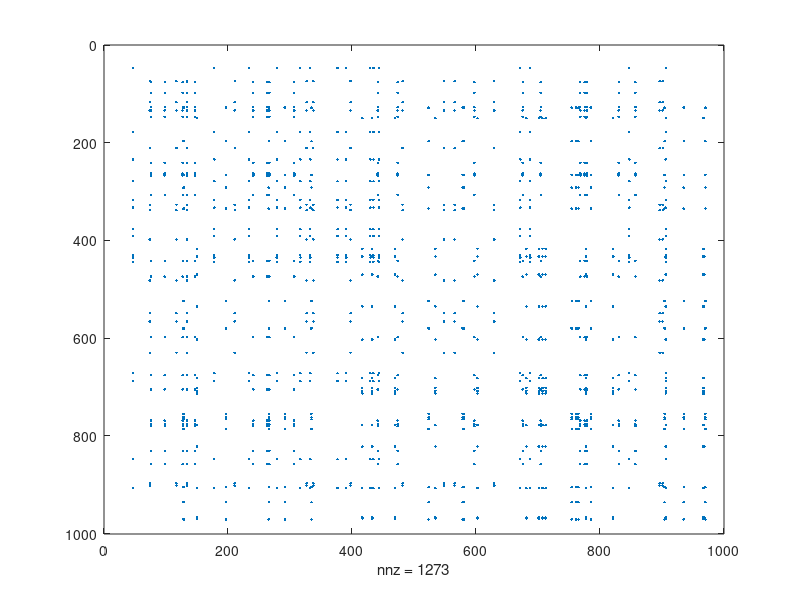

This figure's MATLAB source: (Note: this script raises an error after producing the figure.)
clear;clc;close all;
rng(1)

% Create n*n matrix with rank r

n = 1000;
r = 5;
P = randperm(n);

A = [speye(r) sparse(round(normrnd(0,0.2,r,n-r)))];
A = A(:,P);
X = sparse(n,n);

for i = 1:r
    X = X + A(i,:).'*A(i,:);
end

figure
spy(X)

%% CR factorization

cr = tic;

[R0,jb] = rref(X);
rank_X = length(jb);

C = X(:,jb);
R = R0(1:rank_X,:);
Xrc = R*C;
cpu.cr = toc(cr);

%% CR factorization with fast rref

fcr = tic;

[R0,jb] = frref(X);
rank_X = length(jb);

Cf = X(:,jb);
Rf = R0(1:rank_X,:);
Xrcf = Rf*Cf;
cpu.fcr = toc(fcr);

%% SVD 

svu = tic;

X = full(X);
[U,S,V] = svd(X);
Uk = U(:,1:rank_X);
Sk = diag(S);
Sk = diag(Sk(1:rank_X));
Vk = V(:,1:rank_X);

Xsvu = Sk*Vk'*Uk;
cpu.svu = toc(svu);

%% compute eigenvalue

tx = tic;
[V , D] = eig(X);
cpu.tx = toc(tx);

tcr = tic;
[V_cr,D_cr] = eig(Xrc);
cpu.tcr = toc(tcr);

Xrcf = full(Xrcf);
ftcr = tic;
[V_fcr,D_fcr] = eig(Xrcf);
cpu.ftcr = toc(ftcr);

tsvd = tic;
[V_svd,D_svd] = eig(Xsvu);
cpu.tsvd = toc(tsvd);

%% Computationl Error

fprintf('Computationl Error : \n\n')

fprintf('||X-CR||      = %2.4e\n',norm(X-C*R))
fprintf('||X-CfRf||    = %2.4e\n',norm(X-Cf*Rf))
fprintf('||X-USV''||    = %2.4e\n',norm(X-U*S*V'))
fprintf('||X-UkSkVk''|| = %2.4e\n\n%',norm(X-Uk*Sk*Vk'))

fprintf('Computationl Error eig : \n\n')

eX = maxk(diag(D),rank_X,'ComparisonMethod','abs');

fprintf('eigenvalue(X-CR)      = %2.4e\n',sqrt(sum((eX-maxk(abs(diag(D_cr)),rank_X)).^2)))
fprintf('eigenvalue(X-CfRf)    = %2.4e\n',sqrt(sum((eX-maxk(abs(diag(D_fcr)),rank_X)).^2)))
fprintf('eigenvalue(X-UkSkVk'') = %2.4e\n\n%',sqrt(sum((eX-maxk(abs(diag(D_svd)),rank_X)).^2)))


%% Elapsed CPU Time for eig

fprintf('Elapsed CPU Time computing eig : \n\n')

fprintf('eig(X)            = %fs\n',cpu.tx)
fprintf('eig(RC)           = %fs\n',cpu.tcr)
fprintf('eig(RfCf)         = %fs\n',cpu.ftcr)
fprintf('eig(SkVk''Uk)      = %fs\n\n',cpu.tsvd)

%% Elapsed CPU Time for whole process

fprintf('Elapsed CPU Time for whole process : \n\n')

fprintf('eig(X)            = %fs\n',cpu.tx)
fprintf('eig(RC)           = %fs\n',cpu.cr+cpu.tcr)
fprintf('eig(RfCf)         = %fs\n',cpu.fcr+cpu.ftcr)
fprintf('eig(SkVk''Uk)      = %fs\n\n',cpu.svu+cpu.tsvd)


